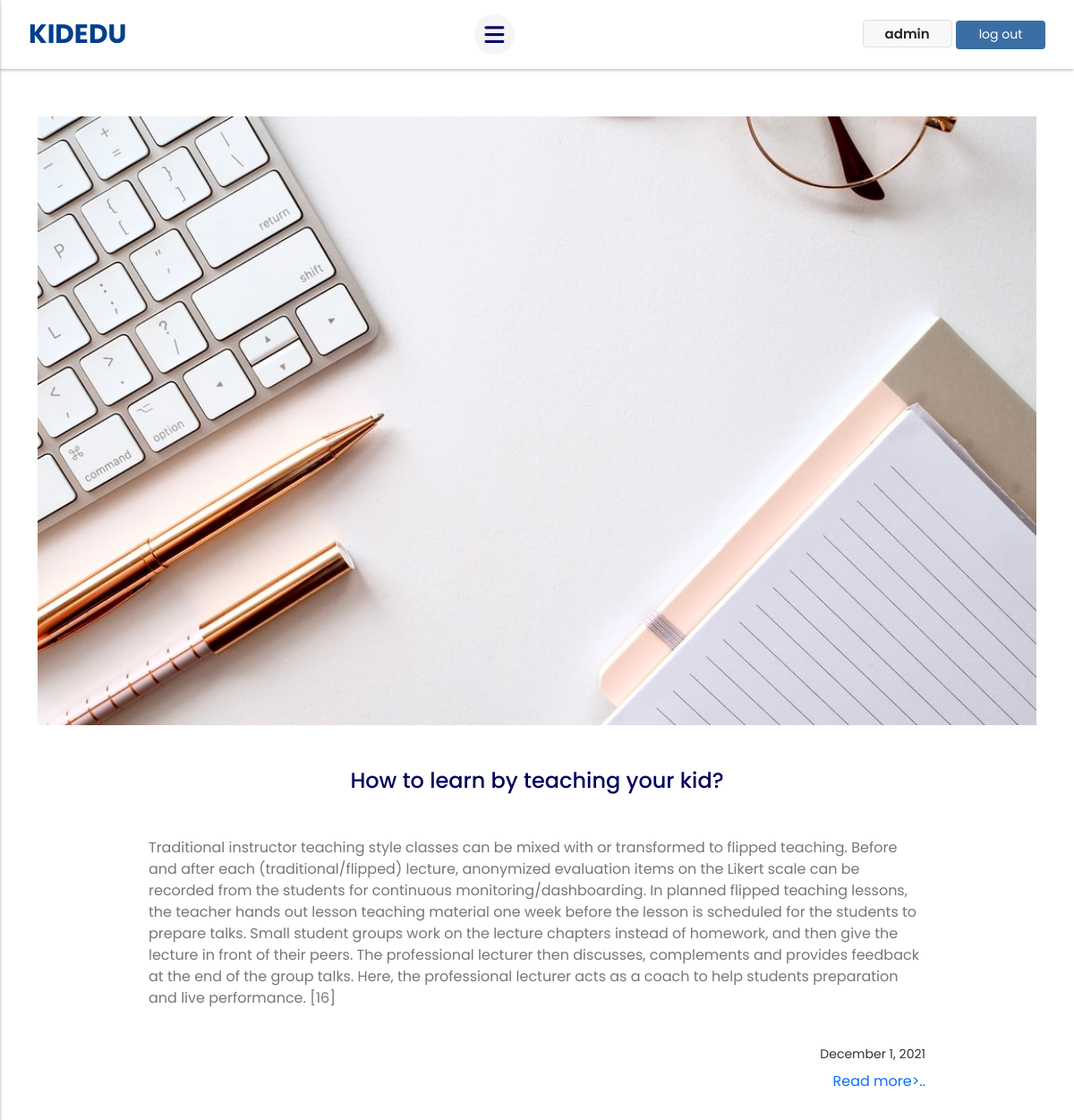
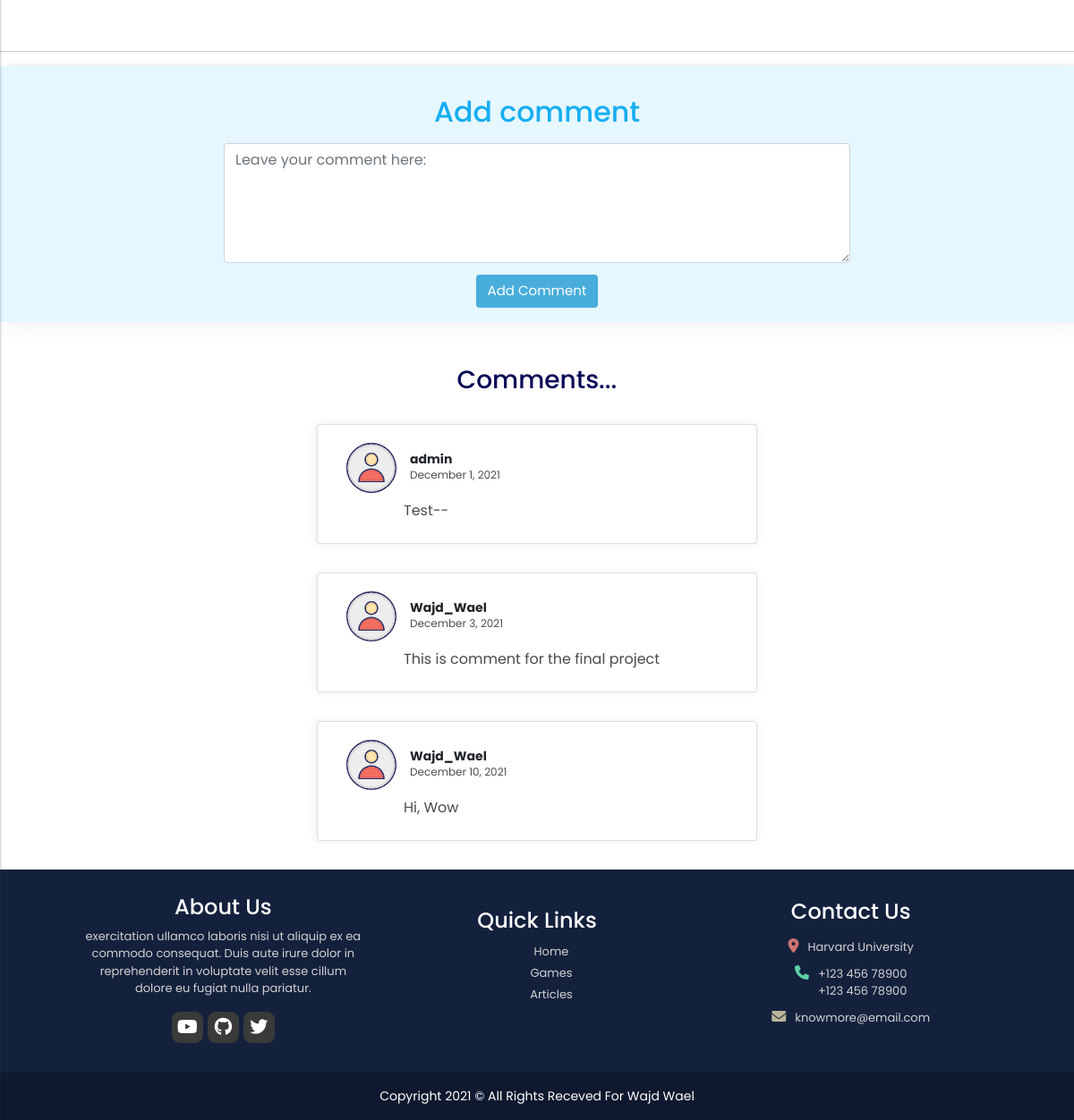
Screenshot of /kidedu/article/7/view_page (signed in) with the database file from the repository (2 pictures, top to bottom).
### kidedu/models.py (models this page shows, shortened)
class Article(models.Model):
    title = models.CharField(max_length=200, blank="False", null="False")
    image = models.ImageField(blank="False", null="False")
    description = models.TextField(blank="False", null="False")
    date = models.DateTimeField(auto_now_add=True)
    link = models.CharField(max_length=500, blank='False', null='False')

class Comment(models.Model):
    author = models.ForeignKey(User, on_delete=models.CASCADE)
    article = models.ForeignKey(
        Article, on_delete=models.CASCADE, related_name="comments")
    body = models.TextField()
    date_added = models.DateTimeField(auto_now_add=True)

### kidedu/views.py (the view)
# urls.py: path("kidedu/article/<int:id>/view_page",
def view_page(request, id):
    article = Article.objects.get(id=id)
    context = {
        "article": article,
        "comment_form": AddComment(),
        "comments": article.comments.all()
    }
    return render(request, "kidedu/view-page.html", context)

### kidedu/forms.py
class AddComment(forms.ModelForm):
    class Meta:
        model = Comment
        fields = ['body']
    body = forms.CharField(widget=forms.Textarea(attrs={
        "class": "form-control",
        "rows": 5,
        "placeholder": "Leave your comment here:"
    }), label='')

### kidedu/templates/kidedu/view-page.html (shortened to what this page needs)
{% extends "kidedu/layout.html" %}
{% load static %}
{% block body %}
    <section class="view_page">
        <div class="container">
            <img src="/static{{article.image.url}}">
            <div class="text">
            <h1>{{article.title}}</h1>
            <p>{{article.description}}</p>
            <span>{{article.date|date:"F j, Y"}}</span>
            <a href="{{article.link}}">Read more>..</a>
        </div>
    </section>
<hr>
    <div class="model-main">
        <div class="container">
                <h1>Add comment</h1>
                <div class="modal-container">
                    {% if user.is_authenticated %}
                    <form action="{% url 'comments' article.id %}" method="POST">
                        {{comment_form}}
                        <button class="btn comment_btn search">Add Comment</button>
                    </form>
                    {% else %}
                    <div class="alert alert-info my-5 login_message" style="margin: auto; text-align: center; max-width: 475px;">
                        <a href="{% url 'log_in' %}">log in</a> to add your own Comment!
                    </div>
                    {% endif %}
                </div>
        </div>
    </div>
    {% if article.comments.count == 0 %}
    <div class="container">
        <div class="alert alert-info my-5" style="margin: auto; text-align: center; max-width: 475px;">
            <h6>No comments Yet.. Start the first comment!</h6>
        </div>
    </div>
    {% else %}
    <h3 class="comment_title">Comments...</h3>
    {% endif %}
    <div class="cards_comment">
        {% for comment in comments %}
        <div class="card">
            <div class="card-title">
                <div class="data">
                    <img src="/static/kidedu/images/comment.svg" alt="">
                    <div class="title-comment">
                        <h5>{{comment.author}}</h5>
                        <span>{{comment.date_added|date:"F j, Y"}}</span>
                    </div>
                </div>
                <p>{{comment.body}}</p>
            </div>
        </div>
        {% endfor %}
    </div>
{% endblock %}

### kidedu/templates/kidedu/layout.html (shortened to what this page needs)
{% load static %}
<!DOCTYPE html>
<html lang="en">
<head>
        <link href="https://cdn.jsdelivr.net/npm/bootstrap@5.0.2/dist/css/bootstrap.min.css" rel="stylesheet">
        <link rel="stylesheet" href="https://cdnjs.cloudflare.com/ajax/libs/font-awesome/6.0.0-beta2/css/all.min.css" />
        <link href="{% static 'kidedu/style.css' %}" rel="stylesheet">
</head>
<body>
    <section class="hero">
        <nav>
            <ul>
                <div class="logo">
                    <span>KIDEDU</span>
                </div>
                <div class="bars" id="bars">
                    <i class="fas fa-bars"></i>
                </div>
                {% if user.is_authenticated %}
                <div class="buttons">
                    <span class="username">{{request.user}}</span>
                    <a href="{% url 'log_out' %}" class="btn unout btn-sm" style="border-radius: 4px;">log out</a>
                </div>
                {% else %}
                <div class="buttons">
                    <a href="{% url 'sign_up' %}" class="btn out btn-sm">sgin up</a>
                    <a href="{% url 'log_in' %}" class="btn unout btn-sm">log in</a>
                </div>
                {% endif %}
            </ul>
        </nav>
    </section>
        {% block body %}
        {% endblock %}
    <section class="footer">
        <div class="container">
            <div class="content_footer">
                <div class="about">
                    <h4 style="text-align: left;">About Us</h4>
                    <p>exercitation ullamco laboris nisi ut aliquip ex ea commodo consequat. Duis aute irure dolor in reprehenderit in voluptate velit esse cillum dolore eu fugiat nulla pariatur.</p>
                    <div class="social">
                        <div class="y">
                            <i class="fab fa-youtube"></i>
                        </div>
                        <div class="g">
                            <i class="fab fa-github"></i>
                        </div>
                        <div class="t">
                            <i class="fab fa-twitter"></i>
                        </div>
                    </div>
                </div>
                <div class="links">
                    <h4>Quick Links</h4>
                    <ul>
                        <li class="footer-link"><a href="{% url 'index' %}">Home</a></li>
                        <li class="footer-link"><a href="{% url 'games' %}">Games</a></li>
                        <li class="footer-link"><a href="{% url 'articles' %}">Articles</a></li>
                    </ul>
                </div>
                <div class="contact">
                    <h4>Contact Us</h4>
                    <div class="link_contact">
                        <div class="place">
                            <i class="fas fa-map-marker-alt"></i>
                            <address>Harvard University</address>
                        </div>
                        <div class="phone">
                            <i class="fas fa-phone"></i>
                            <address>
                                +123 456 78900<br>
                                +123 456 78900
                            </address>
                        </div>
                        <div class="mail">
                            <i class="fas fa-envelope"></i>
                            <address style="margin-bottom: 1.5rem;">knowmore@email.com</address>
                        </div>
                    </div>
                </div>
            </div>
        </div>
        <section class="footer_rights">
            <span>Copyright 2021 © All Rights Receved For Wajd Wael</span>
        </section>
    </section>
</body>
</html>

### kidedu/static/kidedu/style.css (style rules this page uses)
.text { width: 410px; }
.more a, .search { transition: 0.3s; font-size: 15px; text-decoration: none; font-weight: 400; cursor: pointer; padding: 0.25rem 1.85rem; color: white; background: #48cae4; }
.search { padding: 0.375rem 0.75rem; }
.cards_comment .card { margin: 2rem auto; box-shadow: rgb(0 0 0 / 6%) -1px 0px 8px 1px; width: 90%; background: #ffffff; border-radius: 0.25rem; max-width: 492px; }
.cards_comment .data { padding: 1.25rem 2rem 0.5rem 2rem; display: flex; }
.cards_comment img { width: 56px; }
.title-comment { margin-left: 15px; display: flex; flex-direction: column; justify-content: center; }
.comment_title { text-align: center; padding: 3rem 0 0 0; color: #080856; }
.cards_comment h5 { margin: 0; font-weight: 700; font-size: 14px; }
.cards_comment span { font-size: 12px; color: #4d4d4d; }
.cards_comment p { padding: 0 0 0 6rem; color: #4b4a4a; }
.comment_btn { margin: 0.85rem auto 0; display: flex; background: #48addb; }
.view_page { padding-top: 130px; }
.view_page img { width: 100%; object-fit: cover; height: 600px; object-position: center; }
.view_page img { width: 100%; height: 680px; object-fit: cover; }
.view_page .text { width: 100%; margin: auto; max-width: 900px; padding: 0 1rem 4rem 1rem; }
.view_page h1 { margin: 3rem 0; color: var(--heading-clr); text-align: center; font-size: 24px; }
.view_page p { color: #777; }
.view_page .text span { font-weight: 400; display: flex; justify-content: end; margin-top: 2.5rem; font-size: 14px; color: #333; }
.view_page .text a { padding: 0.5rem 0; display: flex; justify-content: end; }
.model-main { padding: 1rem; box-shadow: rgb(0 0 0 / 5%) 6px 6px 24px 0px, rgb(0 0 0 / 8%) 8px -1px 4px 0px; background: #e6f7ff; }
.model-main h1 { text-align: center; font-size: 1.98rem; margin: 1rem 0; color: #16aef2; }
.model-main form { margin: auto; width: 100%; max-width: 700px; }

### rows the page displays
Article: image (picture), title "How to learn by teaching your kid?", description "Traditional instructor teaching style classes can be mixed with or transformed to flipped teaching. Before and after each (traditional/flipped) lecture, anonymized evaluation items on the Likert scale can be recorded from the students for continuous monitoring/dashboarding. In planned flipped teaching lessons, the teacher hands out lesson teaching material one week before the lesson is scheduled for the students to prepare talks. Small student groups work on the lecture chapters instead of homework, and then give the lecture in front of their peers. The professional lecturer then discusses, complements and provides feedback at the end of the group talks. Here, the professional lecturer acts…", date "December 1, 2021"
Comment: author "admin", date_added "December 1, 2021", body "Test--"
Comment: author "Wajd_Wael", date_added "December 3, 2021", body "This is comment for the final project"
Comment: author "Wajd_Wael", date_added "December 10, 2021", body "Hi, Wow"

### other values shown
{{ request.user }} "admin"
